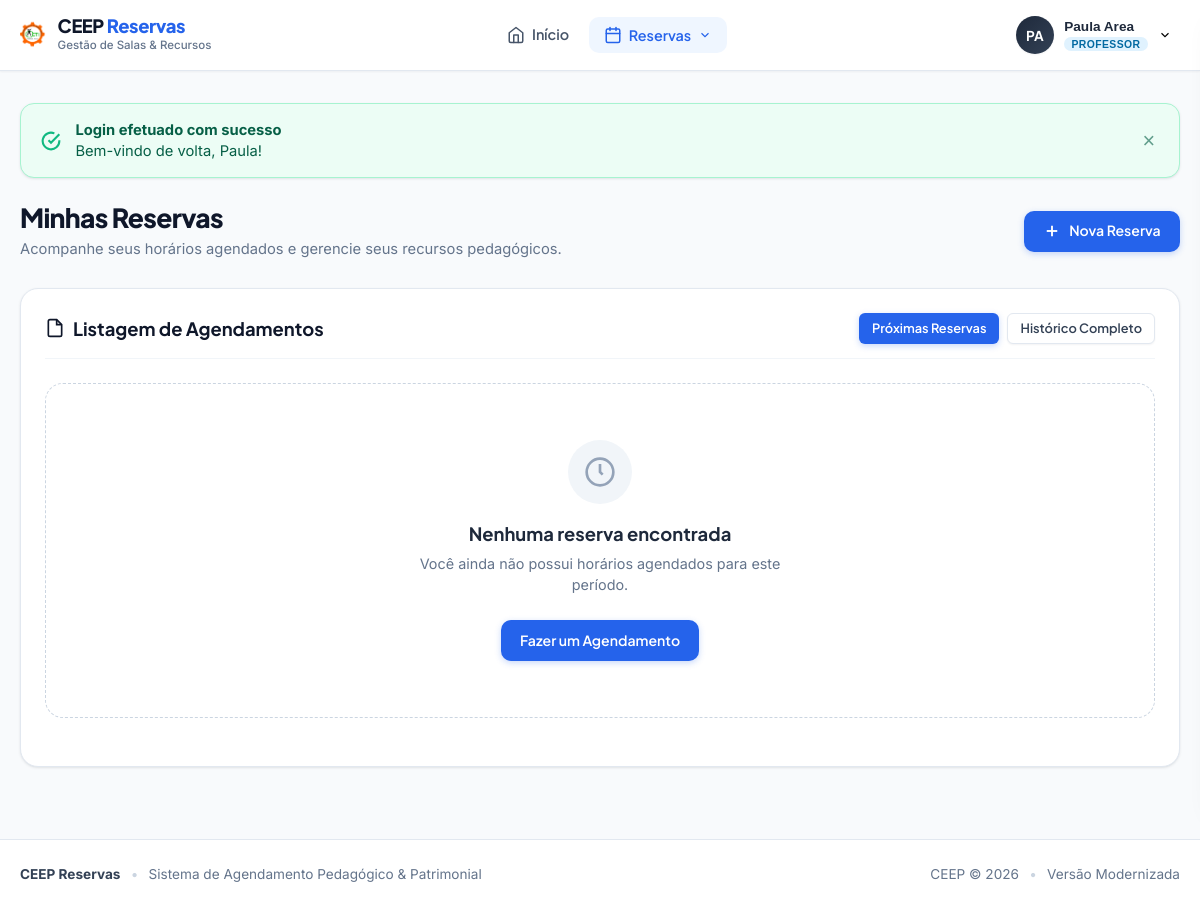
/listareserva.php (signed in), run on an earlier commit of the app's database.
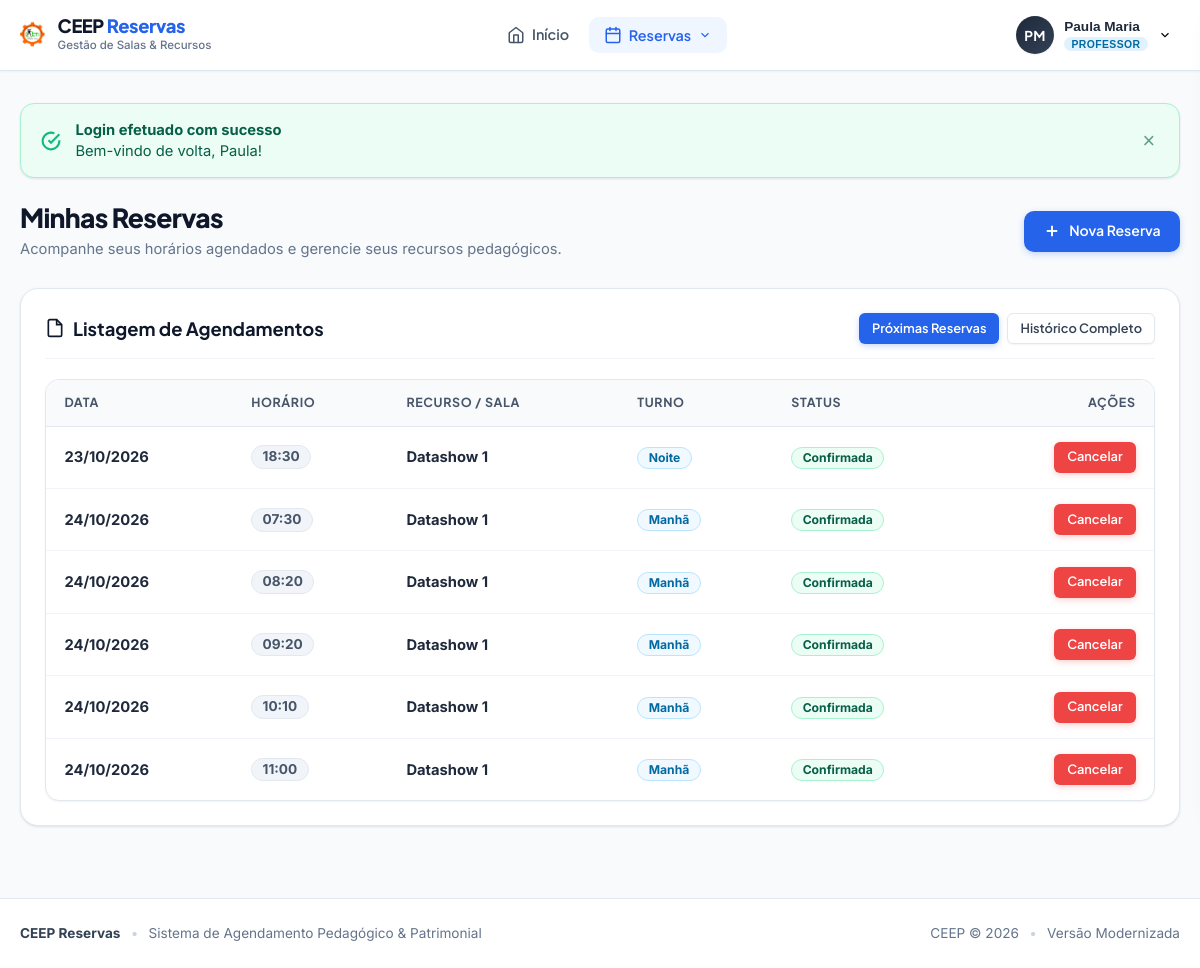
And on a later commit of the database.
### tables this page shows
CREATE TABLE reservas (
    ID INTEGER PRIMARY KEY AUTOINCREMENT,
    cod_recurso INTEGER DEFAULT 0,
    matricula INTEGER DEFAULT 0,
    datatempo TEXT DEFAULT NULL,
    turno TEXT DEFAULT 'm',
    ticket TEXT DEFAULT '0',
    disponivel INTEGER DEFAULT 0,
    pegou INTEGER DEFAULT 0
);

CREATE TABLE recursos (
    cod_recurso INTEGER PRIMARY KEY AUTOINCREMENT,
    nome_recurso TEXT NOT NULL,
    status TEXT DEFAULT 'Disponivel',
    categoria TEXT DEFAULT '1'
);

### listareserva.php (called while the page is built)
<?php require_once __DIR__ . '/reservas.php'; ?>

### reservas.php (the view, shortened to what the changed rows need)
<?php
require_once __DIR__ . '/core/bootstrap.php';
$user = auth_user();
$matricula = $user['matricula'];
$isAdmin = auth_is_admin();
$filtro = $_GET['filtro'] ?? 'futuras';
$agora = date('Y-m-d H:i:s');
try {
    if ($filtro === 'historico') {
        $minhas = DB::fetchAll(
            "SELECT r.*, rec.nome_recurso, rec.categoria
             FROM reservas r
             LEFT JOIN recursos rec ON r.cod_recurso = rec.cod_recurso
             WHERE r.matricula = ?
             ORDER BY r.datatempo DESC LIMIT 100",
            [$matricula]
        );
    } else {
        $minhas = DB::fetchAll(
            "SELECT r.*, rec.nome_recurso, rec.categoria
             FROM reservas r
             LEFT JOIN recursos rec ON r.cod_recurso = rec.cod_recurso
             WHERE r.matricula = ? AND r.datatempo >= ?
             ORDER BY r.datatempo ASC",
            [$matricula, $agora]
        );
    }
} catch (Throwable $t) {
    error_log('Erro em minhas reservas: ' . $t->getMessage());
    $minhas = [];
}
render_header('Minhas Reservas', 'minhas_reservas');
?>
<div class="page-header animate-slide-in">
    <div>
        <h1 class="page-title">Minhas Reservas</h1>
    </div>
</div>
<div class="card animate-slide-in">
    <div class="card-header">
        <h2 class="card-title">
            <svg width="20" height="20" viewBox="0 0 24 24" fill="none" stroke="currentColor" stroke-width="2"><path d="M14 2H6a2 2 0 0 0-2 2v16a2 2 0 0 0 2 2h12a2 2 0 0 0 2-2V8z"></path><polyline points="14 2 14 8 20 8"></polyline></svg>
            <span>Listagem de Agendamentos</span>
        </h2>
    </div>
    <?php if (empty($minhas)): ?>
        <div class="empty-state">
            <div class="empty-state-icon">
                <svg width="32" height="32" viewBox="0 0 24 24" fill="none" stroke="currentColor" stroke-width="2"><circle cx="12" cy="12" r="10"></circle><polyline points="12 6 12 12 14 14"></polyline></svg>
            </div>
            <h3 class="empty-state-title">Nenhuma reserva encontrada</h3>
            <p class="empty-state-desc">Você ainda não possui horários agendados para este período.</p>
            <a href="user1.php" class="btn btn-primary">Fazer um Agendamento</a>
        </div>
    <?php else: ?>
        <div class="table-responsive">
            <table class="ceep-table">
                <thead>
                    <tr>
                        <th>Data</th>
                        <th>Horário</th>
                        <th>Recurso / Sala</th>
                        <th>Turno</th>
                        <th>Status</th>
                        <th style="text-align: right;">Ações</th>
                    </tr>
                </thead>
                <tbody>
                    <?php
                    $turnoNomes = ['m' => 'Manhã', 't' => 'Tarde', 'n' => 'Noite'];
                    foreach ($minhas as $res):
                        $passada = strtotime($res['datatempo']) < time();
                    ?>
                    <tr>
                        <td>
                            <strong><?= date('d/m/Y', strtotime($res['datatempo'])) ?></strong>
                        </td>
                        <td>
                            <span class="badge badge-secondary" style="font-size: 0.85rem;">
                                <?= date('H:i', strtotime($res['datatempo'])) ?>
                            </span>
                        </td>
                        <td>
                            <strong><?= e($res['nome_recurso'] ?? 'Recurso #' . $res['cod_recurso']) ?></strong>
                        </td>
                        <td>
                            <span class="badge badge-info">
                                <?= e($turnoNomes[$res['turno'] ?? ''] ?? 'Padrão') ?>
                            </span>
                        </td>
                        <td>
                            <?php if ($passada): ?>
                                <span class="badge badge-secondary">Concluída</span>
                            <?php else: ?>
                                <span class="badge badge-success">Confirmada</span>
                            <?php endif; ?>
                        </td>
                        <td style="text-align: right;">
                            <?php if (!$passada || $isAdmin): ?>
                                <a
                                    href="cancela.php?id=<?= urlencode($res['ID']) ?>&csrf_token=<?= e(csrf_token()) ?>"
                                    class="btn btn-danger btn-sm"
                                    data-confirm="Tem certeza que deseja cancelar esta reserva para <?= date('d/m/Y \à\s H:i', strtotime($res['datatempo'])) ?>?"
                                >
                                    Cancelar
                                </a>
                            <?php else: ?>
                                <span style="font-size: 0.8rem; color: var(--slate-400);">Finalizada</span>
                            <?php endif; ?>
                        </td>
                    </tr>
                    <?php endforeach; ?>
                </tbody>
            </table>
        </div>
    <?php endif; ?>
</div>
<?php
render_footer();

### core/bootstrap.php (shortened to what the changed rows need)
<?php
class DB {
    private static ?PDO $pdo = null;
    public static function pdo(): PDO {
        if (self::$pdo === null) {
            $sqlitePath1 = __DIR__ . '/../ceep.db';
            $sqlitePath2 = __DIR__ . '/../database.db';
            $options = [
                PDO::ATTR_ERRMODE => PDO::ERRMODE_EXCEPTION,
                PDO::ATTR_DEFAULT_FETCH_MODE => PDO::FETCH_ASSOC,
                PDO::ATTR_EMULATE_PREPARES => false
            ];
            $useSqlite = (defined('DB_DRIVER') && DB_DRIVER === 'sqlite') ||
                         (file_exists($sqlitePath1) && (!defined('DB_HOSTNAME') || DB_HOSTNAME === 'localhost' || DB_HOSTNAME === '127.0.0.1'));
            if ($useSqlite && (file_exists($sqlitePath1) || file_exists($sqlitePath2))) {
                $targetDb = file_exists($sqlitePath1) ? $sqlitePath1 : $sqlitePath2;
                try {
                    self::$pdo = new PDO("sqlite:" . $targetDb, null, null, $options);
                    return self::$pdo;
                } catch (PDOException $e) {
                }
            }
            $ultimoErro = '';
            die(
                "<div style='font-family: system-ui, sans-serif; max-width: 650px; margin: 50px auto; padding: 24px; border: 1px solid #fecaca; background: #fff5f5; border-radius: 14px; color: #991b1b;'>" .
                "<h2 style='margin-top:0; color:#b91c1c;'>Falha na Conexão com o Banco de Dados</h2>" .
                "<p>Não foi possível conectar ao MySQL nem ao arquivo local <code>ceep.db</code>.</p>" .
                "<div style='background: #fee2e2; padding: 12px; border-radius: 8px; font-family: monospace; font-size: 13px;'>" . htmlspecialchars($ultimoErro) . "</div>" .
                "</div>"
            );
        }
        return self::$pdo;
    }
    public static function query(string $sql, array $params = []): PDOStatement {
        $stmt = self::pdo()->prepare($sql);
        $stmt->execute($params);
        return $stmt;
    }
    public static function fetchAll(string $sql, array $params = []): array {
        return self::query($sql, $params)->fetchAll();
    }
}
function e(?string $string): string {
    return htmlspecialchars($string ?? '', ENT_QUOTES | ENT_SUBSTITUTE, 'UTF-8');
}
function csrf_token(): string {
    return $_SESSION['csrf_token'];
}
function auth_user(): ?array {
    return [
        'id' => $_SESSION['usuario_id'],
        'nome' => $_SESSION['nome'] ?? '',
        'sobrenome' => $_SESSION['sobrenome'] ?? '',
        'nome_completo' => trim(($_SESSION['nome'] ?? '') . ' ' . ($_SESSION['sobrenome'] ?? '')),
        'matricula' => $_SESSION['matricula'] ?? '',
        'cpf' => $_SESSION['cpf'] ?? '',
        'email' => $_SESSION['email'] ?? '',
        'tipo' => $_SESSION['tipo'] ?? 'p',
        'is_admin' => ($_SESSION['tipo'] ?? '') === 'a'
    ];
}
function auth_is_admin(): bool {
    return !empty($_SESSION['tipo']) && $_SESSION['tipo'] === 'a';
}
function render_header(string $title = 'CEEP Reservas', string $activeTab = 'home'): void {
    $user = auth_user();
    $isAdmin = auth_is_admin();
    $userName = $user ? $user['nome_completo'] : 'Usuário';
    $userRole = $isAdmin ? 'Administrador' : 'Professor';
    $initials = '';
    if ($user) {
        $parts = explode(' ', trim($userName));
        $initials = strtoupper(substr($parts[0] ?? '', 0, 1) . substr($parts[count($parts) - 1] ?? '', 0, 1));
    }
?>
<!DOCTYPE html>
<html lang="pt-BR">
<head>
    <link rel="stylesheet" href="core/app.css?v=2026.3">
</head>
<body class="ceep-app">
    <header class="ceep-header">
        <div class="header-inner">
            <div class="user-action-area">
                <div class="user-badge dropdown">
                    <button type="button" class="profile-trigger dropdown-toggle" aria-label="Menu do perfil">
                        <div class="avatar-circle"><?= e($initials) ?></div>
                        <div class="user-meta hide-mobile">
                            <span class="user-name"><?= e($userName) ?></span>
                            <span class="user-role-badge <?= $isAdmin ? 'badge-admin' : 'badge-prof' ?>"><?= e($userRole) ?></span>
                        </div>
                        <svg class="chevron" width="14" height="14" viewBox="0 0 24 24" fill="none" stroke="currentColor" stroke-width="2"><polyline points="6 9 12 15 18 9"></polyline></svg>
                    </button>
                </div>
            </div>
        </div>
    </header>
    <main class="ceep-main">
        <div class="ceep-container">
<?php
}
function render_footer(): void {
?>
        </div>
    </main>
</body>
</html>
<?php
}

What changed in the data, as far as the page shows it:
added reservas: datatempo "23/10/2026", datatempo "18:30", cod_recurso.nome_recurso "Datashow 1", turno "Noite", shows "Confirmada"
added reservas: datatempo "24/10/2026", datatempo "07:30", cod_recurso.nome_recurso "Datashow 1", turno "Manhã", shows "Confirmada"
added reservas: datatempo "24/10/2026", datatempo "08:20", cod_recurso.nome_recurso "Datashow 1", turno "Manhã", shows "Confirmada"
added reservas: datatempo "24/10/2026", datatempo "09:20", cod_recurso.nome_recurso "Datashow 1", turno "Manhã", shows "Confirmada"
added reservas: datatempo "24/10/2026", datatempo "10:10", cod_recurso.nome_recurso "Datashow 1", turno "Manhã", shows "Confirmada"
added reservas: datatempo "24/10/2026", datatempo "11:00", cod_recurso.nome_recurso "Datashow 1", turno "Manhã", shows "Confirmada"
Also different on the page:
$initials: "PA" → "PM"
$userName: "Paula Area" → "Paula Maria"
text no longer shown: "Nenhuma reserva encontrada Você ainda não possui horários agendados para este período. Fazer um Agendamento"
text now shown: "DATA HORÁRIO RECURSO / SALA TURNO STATUS AÇÕES"
